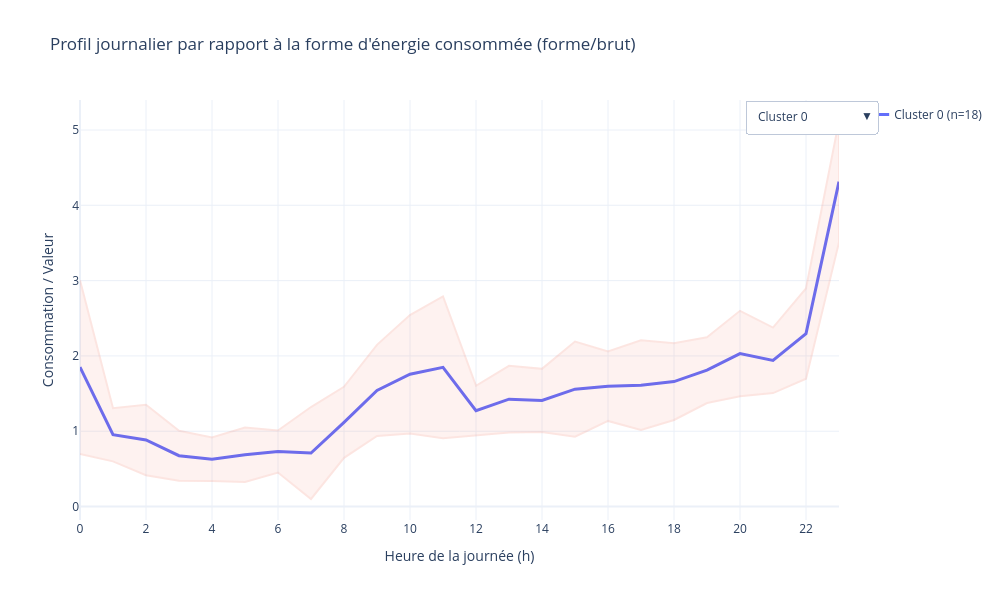
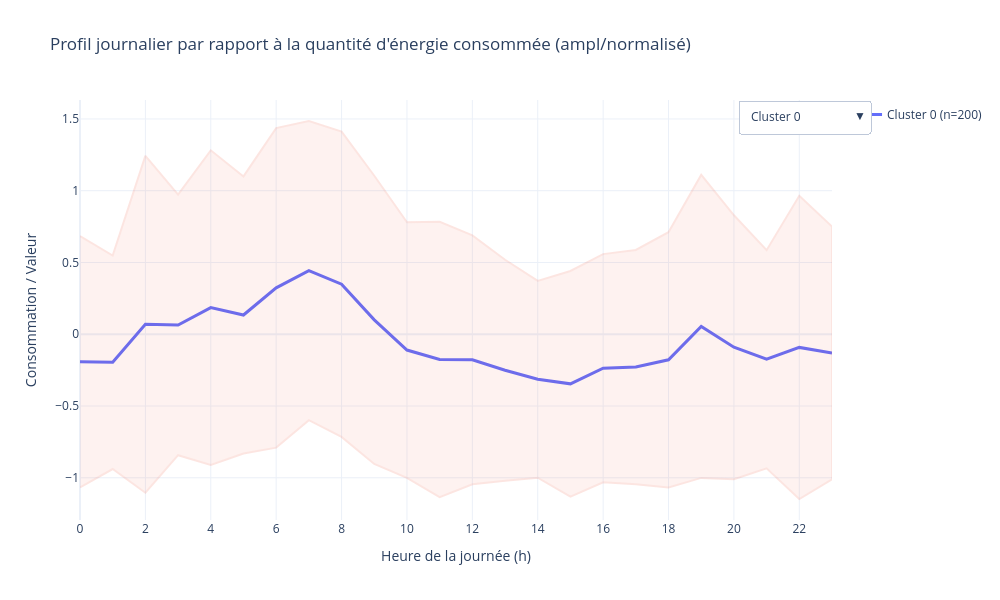

The cell these charts' notebook holds for them, in order:
### Code cell
def plot_interactive_cluster_profiles(X, cluster_labels, k_final, titre):

    X_arr = np.asarray(X)
    n_steps = X_arr.shape[1]
    hours = np.linspace(0, 23, n_steps)

    fig = go.Figure()

    # Traces
    for c in range(k_final):
        mask = (cluster_labels == c)
        
        # Sécurité si un cluster est vide
        if not np.any(mask):
            continue

        cluster_profiles = X_arr[mask]
        mean_profile = cluster_profiles.mean(axis=0)
        std_profile = cluster_profiles.std(axis=0)

        # Courbe moyenne
        fig.add_trace(
            go.Scatter(
                x=hours,
                y=mean_profile,
                mode="lines",
                name=f"Cluster {c} (n={mask.sum()})",
                visible=(c == 0),
                line=dict(width=3)
            )
        )

        # Zone ±1σ
        fig.add_trace(
            go.Scatter(
                x=np.concatenate([hours, hours[::-1]]),
                y=np.concatenate([
                    mean_profile + std_profile,
                    (mean_profile - std_profile)[::-1]
                ]),
                fill="toself",
                mode="lines",
                opacity=0.15,
                name=f"Std Cluster {c}",
                visible=(c == 0),
                showlegend=False,
                hoverinfo="skip"
            )
        )

    # Boutons
    buttons = []

    for c in range(k_final):
        visibility = []
        for i in range(k_final):
            # Chaque cluster possède 2 traces (courbe + ombre)
            visibility += [i == c, i == c]

        buttons.append(
            dict(
                label=f"Cluster {c}",
                method="update",
                args=[
                    {"visible": visibility},
                    {"title": f"{titre} - Cluster {c}"}
                ]
            )
        )

    # Afficher tous les clusters
    buttons.append(
        dict(
            label="Tous les clusters",
            method="update",
            args=[
                {"visible": [True] * (2 * k_final)},
                {"title": f"{titre} (k={k_final})"}
            ]
        )
    )

    fig.update_layout(
        title=titre,
        xaxis=dict(
            title="Heure de la journée (h)",
            dtick=2 
        ),
        yaxis_title="Consommation / Valeur",
        template="plotly_white",
        width=1000,
        height=600,
        updatemenus=[
            dict(
                buttons=buttons,
                direction="down",
                x=1.05,
                y=1,
                showactive=True
            )
        ]
    )

    fig.show()
    return


print("DONNEES BRUTES")
plot_interactive_cluster_profiles(
    X=x,
    cluster_labels=cluster_labels_forme,
    k_final=k_forme,
    titre="Profil journalier par rapport à la forme d'énergie consommée (forme/brut)"
)

print("DONNEES NORMALISEES")
plot_interactive_cluster_profiles(
    X=X,
    cluster_labels=cluster_labels_amplet,
    k_final=k_amplet,
    titre="Profil journalier par rapport à la quantité d'énergie consommée (ampl/normalisé)"
)

### Figure 1 — Plotly figure (JSON) as saved in the notebook; plotly's stock layout.template omitted (floating-point values rounded to 4 significant figures)
{"data": [{"line": {"width": 3}, "mode": "lines", "name": "Cluster 0 (n=18)", "type": "scatter", "visible": true, "x": [0.0, 1.0, 2.0, 3.0, 4.0, 5.0, 6.0, 7.0, 8.0, 9.0, 10.0, 11.0, 12.0, 13.0, 14.0, 15.0, 16.0, 17.0, 18.0, 19.0, 20.0, 21.0, 22.0, 23.0], "y": [1.851, 0.953, 0.8834, 0.6746, 0.6273, 0.6877, 0.7309, 0.7104, 1.118, 1.542, 1.757, 1.848, 1.273, 1.425, 1.408, 1.558, 1.598, 1.611, 1.66, 1.811, 2.031, 1.941, 2.296, 4.314]}, {"fill": "toself", "hoverinfo": "skip", "mode": "lines", "name": "Std Cluster 0", "opacity": 0.15, "showlegend": false, "type": "scatter", "visible": true, "x": [0.0, 1.0, 2.0, 3.0, 4.0, 5.0, 6.0, 7.0, 8.0, 9.0, 10.0, 11.0, 12.0, 13.0, 14.0, 15.0, 16.0, 17.0, 18.0, 19.0, 20.0, 21.0, 22.0, 23.0, 23.0, 22.0, 21.0, 20.0, 19.0, 18.0, 17.0, 16.0, 15.0, 14.0, 13.0, 12.0, 11.0, 10.0, 9.0, 8.0, 7.0, 6.0, 5.0, 4.0, 3.0, 2.0, 1.0, 0.0], "y": [3.005, 1.306, 1.351, 1.007, 0.916, 1.049, 1.01, 1.321, 1.59, 2.147, 2.543, 2.791, 1.602, 1.868, 1.828, 2.19, 2.059, 2.206, 2.17, 2.248, 2.599, 2.376, 2.895, 5.12, 3.508, 1.696, 1.506, 1.464, 1.374, 1.15, 1.015, 1.137, 0.9265, 0.989, 0.9825, 0.9427, 0.9059, 0.9709, 0.9372, 0.6466, 0.09988, 0.4519, 0.3266, 0.3386, 0.3423, 0.4161, 0.5997, 0.6969]}, {"line": {"width": 3}, "mode": "lines", "name": "Cluster 1 (n=32)", "type": "scatter", "visible": false, "x": [0.0, 1.0, 2.0, 3.0, 4.0, 5.0, 6.0, 7.0, 8.0, 9.0, 10.0, 11.0, 12.0, 13.0, 14.0, 15.0, 16.0, 17.0, 18.0, 19.0, 20.0, 21.0, 22.0, 23.0], "y": [1.396, 0.8702, 0.6794, 0.6452, 0.6025, 0.584, 0.8883, 1.185, 1.861, 2.514, 3.037, 1.86, 1.616, 1.637, 1.511, 1.269, 1.403, 1.574, 1.928, 1.922, 1.897, 2.364, 1.955, 1.767]}, {"fill": "toself", "hoverinfo": "skip", "mode": "lines", "name": "Std Cluster 1", "opacity": 0.15, "showlegend": false, "type": "scatter", "visible": false, "x": [0.0, 1.0, 2.0, 3.0, 4.0, 5.0, 6.0, 7.0, 8.0, 9.0, 10.0, 11.0, 12.0, 13.0, 14.0, 15.0, 16.0, 17.0, 18.0, 19.0, 20.0, 21.0, 22.0, 23.0, 23.0, 22.0, 21.0, 20.0, 19.0, 18.0, 17.0, 16.0, 15.0, 14.0, 13.0, 12.0, 11.0, 10.0, 9.0, 8.0, 7.0, 6.0, 5.0, 4.0, 3.0, 2.0, 1.0, 0.0], "y": [2.306, 1.175, 0.9081, 0.9349, 0.7925, 0.7769, 1.359, 1.781, 2.636, 3.479, 4.15, 2.631, 2.081, 2.084, 2.051, 1.634, 1.761, 2.194, 2.4, 2.493, 2.503, 3.062, 2.453, 2.23, 1.305, 1.458, 1.666, 1.291, 1.35, 1.457, 0.9545, 1.044, 0.9039, 0.9699, 1.19, 1.151, 1.089, 1.923, 1.549, 1.085, 0.5891, 0.4178, 0.3911, 0.4126, 0.3556, 0.4508, 0.565, 0.4851]}, {"line": {"width": 3}, "mode": "lines", "name": "Cluster 2 (n=20)", "type": "scatter", "visible": false, "x": [0.0, 1.0, 2.0, 3.0, 4.0, 5.0, 6.0, 7.0, 8.0, 9.0, 10.0, 11.0, 12.0, 13.0, 14.0, 15.0, 16.0, 17.0, 18.0, 19.0, 20.0, 21.0, 22.0, 23.0], "y": [1.478, 1.057, 0.7766, 0.6608, 0.7358, 0.6418, 0.8614, 1.152, 1.575, 1.455, 1.79, 1.594, 1.392, 1.185, 1.282, 1.567, 1.452, 1.388, 1.719, 1.87, 1.881, 2.403, 4.666, 2.354]}, {"fill": "toself", "hoverinfo": "skip", "mode": "lines", "name": "Std Cluster 2", "opacity": 0.15, "showlegend": false, "type": "scatter", "visible": false, "x": [0.0, 1.0, 2.0, 3.0, 4.0, 5.0, 6.0, 7.0, 8.0, 9.0, 10.0, 11.0, 12.0, 13.0, 14.0, 15.0, 16.0, 17.0, 18.0, 19.0, 20.0, 21.0, 22.0, 23.0, 23.0, 22.0, 21.0, 20.0, 19.0, 18.0, 17.0, 16.0, 15.0, 14.0, 13.0, 12.0, 11.0, 10.0, 9.0, 8.0, 7.0, 6.0, 5.0, 4.0, 3.0, 2.0, 1.0, 0.0], "y": [2.197, 1.585, 1.112, 0.915, 1.002, 0.9511, 1.442, 1.636, 2.341, 2.06, 2.889, 2.112, 1.952, 1.661, 1.936, 2.312, 2.043, 1.864, 2.245, 2.35, 2.436, 3.024, 5.467, 3.275, 1.434, 3.865, 1.783, 1.327, 1.39, 1.192, 0.9111, 0.8601, 0.8217, 0.6284, 0.7084, 0.8312, 1.075, 0.6902, 0.8507, 0.809, 0.6672, 0.2808, 0.3325, 0.4698, 0.4066, 0.4414, 0.5299, 0.7594]}, {"line": {"width": 3}, "mode": "lines", "name": "Cluster 3 (n=19)", "type": "scatter", "visible": false, "x": [0.0, 1.0, 2.0, 3.0, 4.0, 5.0, 6.0, 7.0, 8.0, 9.0, 10.0, 11.0, 12.0, 13.0, 14.0, 15.0, 16.0, 17.0, 18.0, 19.0, 20.0, 21.0, 22.0, 23.0], "y": [1.943, 1.152, 0.6639, 0.6131, 0.6525, 0.6165, 0.7721, 0.9974, 1.722, 1.67, 1.724, 1.693, 1.583, 3.964, 2.029, 1.736, 1.522, 1.605, 1.842, 2.139, 1.875, 1.72, 2.116, 1.838]}, {"fill": "toself", "hoverinfo": "skip", "mode": "lines", "name": "Std Cluster 3", "opacity": 0.15, "showlegend": false, "type": "scatter", "visible": false, "x": [0.0, 1.0, 2.0, 3.0, 4.0, 5.0, 6.0, 7.0, 8.0, 9.0, 10.0, 11.0, 12.0, 13.0, 14.0, 15.0, 16.0, 17.0, 18.0, 19.0, 20.0, 21.0, 22.0, 23.0, 23.0, 22.0, 21.0, 20.0, 19.0, 18.0, 17.0, 16.0, 15.0, 14.0, 13.0, 12.0, 11.0, 10.0, 9.0, 8.0, 7.0, 6.0, 5.0, 4.0, 3.0, 2.0, 1.0, 0.0], "y": [2.84, 1.816, 0.8389, 0.8147, 0.9726, 0.8794, 1.154, 1.476, 3.028, 2.355, 2.416, 2.508, 2.224, 4.947, 2.73, 2.607, 1.927, 2.168, 2.555, 2.869, 2.3, 2.113, 2.541, 2.36, 1.316, 1.692, 1.328, 1.45, 1.408, 1.129, 1.041, 1.117, 0.8657, 1.328, 2.981, 0.9413, 0.8783, 1.032, 0.9855, 0.4165, 0.5183, 0.3903, 0.3536, 0.3324, 0.4116, 0.4889, 0.4891, 1.045]}, {"line": {"width": 3}, "mode": "lines", "name": "Cluster 4 (n=109)", "type": "scatter", "visible": false, "x": [0.0, 1.0, 2.0, 3.0, 4.0, 5.0, 6.0, 7.0, 8.0, 9.0, 10.0, 11.0, 12.0, 13.0, 14.0, 15.0, 16.0, 17.0, 18.0, 19.0, 20.0, 21.0, 22.0, 23.0], "y": [1.523, 0.8564, 0.8521, 0.6735, 0.6491, 0.6813, 0.7944, 1.157, 1.391, 1.456, 1.484, 1.541, 1.276, 1.28, 1.339, 1.425, 1.7, 1.591, 1.693, 1.836, 2.048, 2.055, 2.01, 1.769]}, {"fill": "toself", "hoverinfo": "skip", "mode": "lines", "name": "Std Cluster 4", "opacity": 0.15, "showlegend": false, "type": "scatter", "visible": false, "x": [0.0, 1.0, 2.0, 3.0, 4.0, 5.0, 6.0, 7.0, 8.0, 9.0, 10.0, 11.0, 12.0, 13.0, 14.0, 15.0, 16.0, 17.0, 18.0, 19.0, 20.0, 21.0, 22.0, 23.0, 23.0, 22.0, 21.0, 20.0, 19.0, 18.0, 17.0, 16.0, 15.0, 14.0, 13.0, 12.0, 11.0, 10.0, 9.0, 8.0, 7.0, 6.0, 5.0, 4.0, 3.0, 2.0, 1.0, 0.0], "y": [2.301, 1.148, 1.486, 0.9424, 0.9365, 0.989, 1.219, 1.762, 2.055, 1.981, 1.996, 2.355, 1.724, 1.773, 1.784, 2.035, 2.462, 2.019, 2.189, 2.384, 2.63, 2.554, 2.509, 2.223, 1.316, 1.511, 1.556, 1.466, 1.288, 1.197, 1.164, 0.9372, 0.8146, 0.8944, 0.788, 0.829, 0.7267, 0.9716, 0.9305, 0.7276, 0.5523, 0.3697, 0.3736, 0.3617, 0.4045, 0.218, 0.5648, 0.7456]}, {"line": {"width": 3}, "mode": "lines", "name": "Cluster 5 (n=41)", "type": "scatter", "visible": false, "x": [0.0, 1.0, 2.0, 3.0, 4.0, 5.0, 6.0, 7.0, 8.0, 9.0, 10.0, 11.0, 12.0, 13.0, 14.0, 15.0, 16.0, 17.0, 18.0, 19.0, 20.0, 21.0, 22.0, 23.0], "y": [1.554, 1.106, 0.7546, 0.6845, 0.641, 0.6679, 0.6646, 0.6722, 0.9882, 1.455, 1.739, 1.859, 1.848, 1.833, 2.907, 2.336, 2.257, 1.954, 2.007, 2.217, 2.367, 2.109, 2.2, 1.801]}, {"fill": "toself", "hoverinfo": "skip", "mode": "lines", "name": "Std Cluster 5", "opacity": 0.15, "showlegend": false, "type": "scatter", "visible": false, "x": [0.0, 1.0, 2.0, 3.0, 4.0, 5.0, 6.0, 7.0, 8.0, 9.0, 10.0, 11.0, 12.0, 13.0, 14.0, 15.0, 16.0, 17.0, 18.0, 19.0, 20.0, 21.0, 22.0, 23.0, 23.0, 22.0, 21.0, 20.0, 19.0, 18.0, 17.0, 16.0, 15.0, 14.0, 13.0, 12.0, 11.0, 10.0, 9.0, 8.0, 7.0, 6.0, 5.0, 4.0, 3.0, 2.0, 1.0, 0.0], "y": [2.251, 1.794, 1.041, 1.095, 0.924, 1.047, 1.009, 0.9876, 1.656, 2.185, 2.407, 2.514, 2.395, 2.422, 4.072, 3.09, 3.346, 2.754, 2.576, 2.779, 3.003, 2.599, 2.747, 2.343, 1.259, 1.652, 1.619, 1.73, 1.655, 1.437, 1.154, 1.169, 1.582, 1.743, 1.244, 1.3, 1.204, 1.071, 0.7255, 0.3207, 0.3567, 0.3201, 0.2884, 0.358, 0.2737, 0.4686, 0.4192, 0.8572]}, {"line": {"width": 3}, "mode": "lines", "name": "Cluster 6 (n=36)", "type": "scatter", "visible": false, "x": [0.0, 1.0, 2.0, 3.0, 4.0, 5.0, 6.0, 7.0, 8.0, 9.0, 10.0, 11.0, 12.0, 13.0, 14.0, 15.0, 16.0, 17.0, 18.0, 19.0, 20.0, 21.0, 22.0, 23.0], "y": [1.389, 0.903, 0.7237, 0.6208, 0.6833, 0.7463, 0.7403, 0.9807, 1.351, 1.564, 1.502, 1.588, 1.385, 1.426, 1.344, 1.664, 1.948, 3.07, 3.18, 2.066, 2.103, 2.362, 2.136, 2.103]}, {"fill": "toself", "hoverinfo": "skip", "mode": "lines", "name": "Std Cluster 6", "opacity": 0.15, "showlegend": false, "type": "scatter", "visible": false, "x": [0.0, 1.0, 2.0, 3.0, 4.0, 5.0, 6.0, 7.0, 8.0, 9.0, 10.0, 11.0, 12.0, 13.0, 14.0, 15.0, 16.0, 17.0, 18.0, 19.0, 20.0, 21.0, 22.0, 23.0, 23.0, 22.0, 21.0, 20.0, 19.0, 18.0, 17.0, 16.0, 15.0, 14.0, 13.0, 12.0, 11.0, 10.0, 9.0, 8.0, 7.0, 6.0, 5.0, 4.0, 3.0, 2.0, 1.0, 0.0], "y": [1.919, 1.282, 1.009, 0.891, 1.022, 1.204, 1.146, 1.662, 1.898, 2.164, 2.136, 2.196, 2.05, 1.898, 1.783, 2.299, 2.774, 4.188, 4.279, 2.684, 2.648, 3.103, 2.568, 2.647, 1.56, 1.705, 1.621, 1.557, 1.447, 2.08, 1.951, 1.121, 1.029, 0.9059, 0.9547, 0.7199, 0.9787, 0.8666, 0.9645, 0.8033, 0.2993, 0.3343, 0.2884, 0.3442, 0.3506, 0.4385, 0.5238, 0.859]}, {"line": {"width": 3}, "mode": "lines", "name": "Cluster 7 (n=26)", "type": "scatter", "visible": false, "x": [0.0, 1.0, 2.0, 3.0, 4.0, 5.0, 6.0, 7.0, 8.0, 9.0, 10.0, 11.0, 12.0, 13.0, 14.0, 15.0, 16.0, 17.0, 18.0, 19.0, 20.0, 21.0, 22.0, 23.0], "y": [1.28, 1.008, 0.6763, 0.674, 0.5642, 0.6702, 0.7574, 0.9551, 1.282, 1.42, 1.725, 1.826, 1.677, 1.292, 1.72, 1.588, 1.766, 1.675, 2.057, 2.112, 3.314, 4.722, 2.526, 1.959]}, {"fill": "toself", "hoverinfo": "skip", "mode": "lines", "name": "Std Cluster 7", "opacity": 0.15, "showlegend": false, "type": "scatter", "visible": false, "x": [0.0, 1.0, 2.0, 3.0, 4.0, 5.0, 6.0, 7.0, 8.0, 9.0, 10.0, 11.0, 12.0, 13.0, 14.0, 15.0, 16.0, 17.0, 18.0, 19.0, 20.0, 21.0, 22.0, 23.0, 23.0, 22.0, 21.0, 20.0, 19.0, 18.0, 17.0, 16.0, 15.0, 14.0, 13.0, 12.0, 11.0, 10.0, 9.0, 8.0, 7.0, 6.0, 5.0, 4.0, 3.0, 2.0, 1.0, 0.0], "y": [1.724, 1.338, 0.8884, 0.9559, 0.7366, 1.04, 1.14, 1.512, 1.827, 1.916, 2.264, 2.599, 2.738, 1.806, 2.521, 2.422, 2.525, 2.127, 2.763, 2.766, 4.788, 5.897, 3.243, 2.675, 1.243, 1.808, 3.548, 1.84, 1.459, 1.351, 1.222, 1.006, 0.7553, 0.9195, 0.7772, 0.6159, 1.052, 1.187, 0.9244, 0.7372, 0.3985, 0.3752, 0.3, 0.3918, 0.3922, 0.4642, 0.6778, 0.8369]}, {"line": {"width": 3}, "mode": "lines", "name": "Cluster 8 (n=25)", "type": "scatter", "visible": false, "x": [0.0, 1.0, 2.0, 3.0, 4.0, 5.0, 6.0, 7.0, 8.0, 9.0, 10.0, 11.0, 12.0, 13.0, 14.0, 15.0, 16.0, 17.0, 18.0, 19.0, 20.0, 21.0, 22.0, 23.0], "y": [1.263, 0.8736, 0.6617, 0.6408, 0.5968, 0.6, 0.7834, 1.182, 1.566, 1.692, 1.969, 1.652, 1.355, 1.292, 1.343, 1.667, 1.619, 1.685, 2.065, 4.446, 2.774, 2.086, 2.081, 1.932]}, {"fill": "toself", "hoverinfo": "skip", "mode": "lines", "name": "Std Cluster 8", "opacity": 0.15, "showlegend": false, "type": "scatter", "visible": false, "x": [0.0, 1.0, 2.0, 3.0, 4.0, 5.0, 6.0, 7.0, 8.0, 9.0, 10.0, 11.0, 12.0, 13.0, 14.0, 15.0, 16.0, 17.0, 18.0, 19.0, 20.0, 21.0, 22.0, 23.0, 23.0, 22.0, 21.0, 20.0, 19.0, 18.0, 17.0, 16.0, 15.0, 14.0, 13.0, 12.0, 11.0, 10.0, 9.0, 8.0, 7.0, 6.0, 5.0, 4.0, 3.0, 2.0, 1.0, 0.0], "y": [1.857, 1.213, 0.8316, 0.8358, 0.8007, 0.8532, 1.305, 1.751, 2.094, 2.402, 2.825, 2.254, 1.995, 1.847, 1.795, 2.175, 2.116, 2.412, 2.633, 5.491, 3.701, 2.637, 2.871, 2.631, 1.233, 1.29, 1.534, 1.847, 3.401, 1.498, 0.9578, 1.123, 1.158, 0.8907, 0.7359, 0.716, 1.049, 1.113, 0.9823, 1.039, 0.6132, 0.2617, 0.3468, 0.3929, 0.4459, 0.4917, 0.5345, 0.6702]}, {"line": {"width": 3}, "mode": "lines", "name": "Cluster 9 (n=39)", "type": "scatter", "visible": false, "x": [0.0, 1.0, 2.0, 3.0, 4.0, 5.0, 6.0, 7.0, 8.0, 9.0, 10.0, 11.0, 12.0, 13.0, 14.0, 15.0, 16.0, 17.0, 18.0, 19.0, 20.0, 21.0, 22.0, 23.0], "y": [1.697, 0.9972, 0.7158, 0.6028, 0.6426, 0.688, 0.6832, 1.027, 1.247, 1.638, 1.618, 2.007, 3.884, 1.893, 1.638, 1.619, 1.671, 1.598, 1.764, 1.814, 2.009, 2.149, 2.183, 1.916]}, {"fill": "toself", "hoverinfo": "skip", "mode": "lines", "name": "Std Cluster 9", "opacity": 0.15, "showlegend": false, "type": "scatter", "visible": false, "x": [0.0, 1.0, 2.0, 3.0, 4.0, 5.0, 6.0, 7.0, 8.0, 9.0, 10.0, 11.0, 12.0, 13.0, 14.0, 15.0, 16.0, 17.0, 18.0, 19.0, 20.0, 21.0, 22.0, 23.0, 23.0, 22.0, 21.0, 20.0, 19.0, 18.0, 17.0, 16.0, 15.0, 14.0, 13.0, 12.0, 11.0, 10.0, 9.0, 8.0, 7.0, 6.0, 5.0, 4.0, 3.0, 2.0, 1.0, 0.0], "y": [2.49, 1.467, 1.007, 0.8094, 0.8755, 1.09, 1.087, 1.577, 1.979, 2.288, 2.126, 2.84, 4.987, 2.614, 2.216, 2.155, 2.343, 2.081, 2.368, 2.399, 2.498, 2.746, 2.735, 2.581, 1.251, 1.63, 1.552, 1.521, 1.229, 1.159, 1.114, 1.0, 1.084, 1.061, 1.172, 2.78, 1.174, 1.11, 0.9883, 0.5148, 0.4776, 0.2798, 0.2863, 0.4096, 0.3961, 0.4244, 0.5273, 0.9043]}], "layout": {"height": 600, "title": {"text": "Profil journalier par rapport à la forme d'énergie consommée (forme/brut)"}, "updatemenus": [{"buttons": [{"args": [{"visible": [true, true, false, false, false, false, false, false, false, false, false, false, false, false, false, false, false, false, false, false]}, {"title": "Profil journalier par rapport à la forme d'énergie consommée (forme/brut) - Cluster 0"}], "label": "Cluster 0", "method": "update"}, {"args": [{"visible": [false, false, true, true, false, false, false, false, false, false, false, false, false, false, false, false, false, false, false, false]}, {"title": "Profil journalier par rapport à la forme d'énergie consommée (forme/brut) - Cluster 1"}], "label": "Cluster 1", "method": "update"}, {"args": [{"visible": [false, false, false, false, true, true, false, false, false, false, false, false, false, false, false, false, false, false, false, false]}, {"title": "Profil journalier par rapport à la forme d'énergie consommée (forme/brut) - Cluster 2"}], "label": "Cluster 2", "method": "update"}, {"args": [{"visible": [false, false, false, false, false, false, true, true, false, false, false, false, false, false, false, false, false, false, false, false]}, {"title": "Profil journalier par rapport à la forme d'énergie consommée (forme/brut) - Cluster 3"}], "label": "Cluster 3", "method": "update"}, {"args": [{"visible": [false, false, false, false, false, false, false, false, true, true, false, false, false, false, false, false, false, false, false, false]}, {"title": "Profil journalier par rapport à la forme d'énergie consommée (forme/brut) - Cluster 4"}], "label": "Cluster 4", "method": "update"}, {"args": [{"visible": [false, false, false, false, false, false, false, false, false, false, true, true, false, false, false, false, false, false, false, false]}, {"title": "Profil journalier par rapport à la forme d'énergie consommée (forme/brut) - Cluster 5"}], "label": "Cluster 5", "method": "update"}, {"args": [{"visible": [false, false, false, false, false, false, false, false, false, false, false, false, true, true, false, false, false, false, false, false]}, {"title": "Profil journalier par rapport à la forme d'énergie consommée (forme/brut) - Cluster 6"}], "label": "Cluster 6", "method": "update"}, {"args": [{"visible": [false, false, false, false, false, false, false, false, false, false, false, false, false, false, true, true, false, false, false, false]}, {"title": "Profil journalier par rapport à la forme d'énergie consommée (forme/brut) - Cluster 7"}], "label": "Cluster 7", "method": "update"}, {"args": [{"visible": [false, false, false, false, false, false, false, false, false, false, false, false, false, false, false, false, true, true, false, false]}, {"title": "Profil journalier par rapport à la forme d'énergie consommée (forme/brut) - Cluster 8"}], "label": "Cluster 8", "method": "update"}, {"args": [{"visible": [false, false, false, false, false, false, false, false, false, false, false, false, false, false, false, false, false, false, true, true]}, {"title": "Profil journalier par rapport à la forme d'énergie consommée (forme/brut) - Cluster 9"}], "label": "Cluster 9", "method": "update"}, {"args": [{"visible": [true, true, true, true, true, true, true, true, true, true, true, true, true, true, true, true, true, true, true, true]}, {"title": "Profil journalier par rapport à la forme d'énergie consommée (forme/brut) (k=10)"}], "label": "Tous les clusters", "method": "update"}], "direction": "down", "showactive": true, "x": 1.05, "y": 1}], "width": 1000, "xaxis": {"dtick": 2, "title": {"text": "Heure de la journée (h)"}}, "yaxis": {"title": {"text": "Consommation / Valeur"}}}}

### Figure 2 — Plotly figure (JSON) as saved in the notebook; plotly's stock layout.template omitted (floating-point values rounded to 4 significant figures)
{"data": [{"line": {"width": 3}, "mode": "lines", "name": "Cluster 0 (n=200)", "type": "scatter", "visible": true, "x": [0.0, 1.0, 2.0, 3.0, 4.0, 5.0, 6.0, 7.0, 8.0, 9.0, 10.0, 11.0, 12.0, 13.0, 14.0, 15.0, 16.0, 17.0, 18.0, 19.0, 20.0, 21.0, 22.0, 23.0], "y": [-0.1918, -0.1956, 0.06929, 0.06472, 0.1854, 0.1341, 0.3232, 0.4433, 0.3486, 0.1002, -0.1101, -0.1756, -0.1783, -0.2509, -0.3138, -0.3455, -0.2369, -0.2285, -0.178, 0.05469, -0.09065, -0.1742, -0.09167, -0.1301]}, {"fill": "toself", "hoverinfo": "skip", "mode": "lines", "name": "Std Cluster 0", "opacity": 0.15, "showlegend": false, "type": "scatter", "visible": true, "x": [0.0, 1.0, 2.0, 3.0, 4.0, 5.0, 6.0, 7.0, 8.0, 9.0, 10.0, 11.0, 12.0, 13.0, 14.0, 15.0, 16.0, 17.0, 18.0, 19.0, 20.0, 21.0, 22.0, 23.0, 23.0, 22.0, 21.0, 20.0, 19.0, 18.0, 17.0, 16.0, 15.0, 14.0, 13.0, 12.0, 11.0, 10.0, 9.0, 8.0, 7.0, 6.0, 5.0, 4.0, 3.0, 2.0, 1.0, 0.0], "y": [0.6832, 0.5479, 1.243, 0.9722, 1.281, 1.1, 1.436, 1.486, 1.412, 1.104, 0.78, 0.7833, 0.6884, 0.5187, 0.3721, 0.4407, 0.5582, 0.5873, 0.7109, 1.11, 0.829, 0.5854, 0.9645, 0.7501, -1.01, -1.148, -0.9339, -1.01, -1.001, -1.067, -1.044, -1.032, -1.132, -0.9996, -1.02, -1.045, -1.134, -1.0, -0.9038, -0.715, -0.599, -0.7898, -0.8314, -0.9107, -0.8427, -1.104, -0.9391, -1.067]}, {"line": {"width": 3}, "mode": "lines", "name": "Cluster 1 (n=165)", "type": "scatter", "visible": false, "x": [0.0, 1.0, 2.0, 3.0, 4.0, 5.0, 6.0, 7.0, 8.0, 9.0, 10.0, 11.0, 12.0, 13.0, 14.0, 15.0, 16.0, 17.0, 18.0, 19.0, 20.0, 21.0, 22.0, 23.0], "y": [0.2325, 0.2371, -0.08399, -0.07845, -0.2247, -0.1625, -0.3917, -0.5374, -0.4225, -0.1215, 0.1334, 0.2128, 0.2161, 0.3041, 0.3803, 0.4188, 0.2871, 0.277, 0.2158, -0.0663, 0.1099, 0.2112, 0.1111, 0.1577]}, {"fill": "toself", "hoverinfo": "skip", "mode": "lines", "name": "Std Cluster 1", "opacity": 0.15, "showlegend": false, "type": "scatter", "visible": false, "x": [0.0, 1.0, 2.0, 3.0, 4.0, 5.0, 6.0, 7.0, 8.0, 9.0, 10.0, 11.0, 12.0, 13.0, 14.0, 15.0, 16.0, 17.0, 18.0, 19.0, 20.0, 21.0, 22.0, 23.0, 23.0, 22.0, 21.0, 20.0, 19.0, 18.0, 17.0, 16.0, 15.0, 14.0, 13.0, 12.0, 11.0, 10.0, 9.0, 8.0, 7.0, 6.0, 5.0, 4.0, 3.0, 2.0, 1.0, 0.0], "y": [1.321, 1.437, 0.6444, 1.018, 0.59, 0.8544, 0.2644, 0.06938, 0.2954, 0.8599, 1.238, 1.22, 1.319, 1.455, 1.554, 1.488, 1.425, 1.402, 1.297, 0.8575, 1.189, 1.408, 1.026, 1.266, -0.9502, -0.804, -0.9852, -0.9695, -0.9901, -0.8656, -0.8479, -0.851, -0.6502, -0.7935, -0.8472, -0.8868, -0.7947, -0.9708, -1.103, -1.14, -1.144, -1.048, -1.179, -1.039, -1.175, -0.8124, -0.9627, -0.8563]}], "layout": {"height": 600, "title": {"text": "Profil journalier par rapport à la quantité d'énergie consommée (ampl/normalisé)"}, "updatemenus": [{"buttons": [{"args": [{"visible": [true, true, false, false]}, {"title": "Profil journalier par rapport à la quantité d'énergie consommée (ampl/normalisé) - Cluster 0"}], "label": "Cluster 0", "method": "update"}, {"args": [{"visible": [false, false, true, true]}, {"title": "Profil journalier par rapport à la quantité d'énergie consommée (ampl/normalisé) - Cluster 1"}], "label": "Cluster 1", "method": "update"}, {"args": [{"visible": [true, true, true, true]}, {"title": "Profil journalier par rapport à la quantité d'énergie consommée (ampl/normalisé) (k=2)"}], "label": "Tous les clusters", "method": "update"}], "direction": "down", "showactive": true, "x": 1.05, "y": 1}], "width": 1000, "xaxis": {"dtick": 2, "title": {"text": "Heure de la journée (h)"}}, "yaxis": {"title": {"text": "Consommation / Valeur"}}}}
